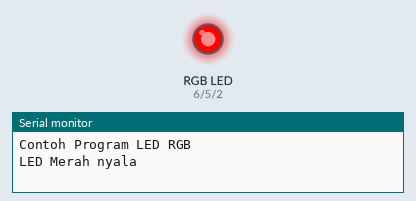
Recording of a sketch running on a simulated ESP32-S2. On the bench: an RGB LED mixed from three pins (HIGH = lit), the last lines printed to the serial monitor.

Above: at 0.5 s.
At 1.5 s:
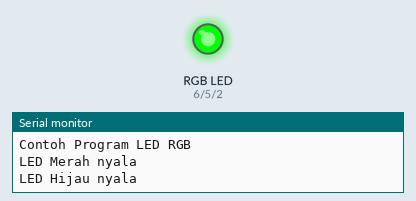
At 5.5 s:
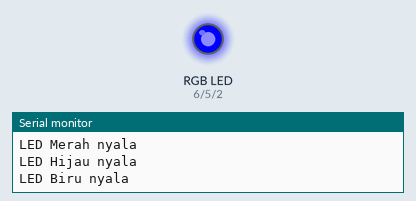
Timing chart, 0 to 6.9 s (numbered marks = the images above):
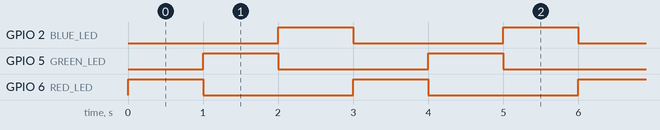

The sketch:

sketch.ino
```cpp
#include <Arduino.h>

#define RED_LED 6 // Led warna merah
#define GREEN_LED 5 // Led warna hijau
#define BLUE_LED 2 // Led warna biru

void setup() {
  Serial.begin(115200);
  pinMode(RED_LED, OUTPUT); // Atur pin-pin digital sebagai output
  pinMode(GREEN_LED, OUTPUT);
  pinMode(BLUE_LED, OUTPUT);
  Serial.println("Contoh Program LED RGB");
}

void rgbLED() {
  digitalWrite(RED_LED, HIGH);
  digitalWrite(GREEN_LED, LOW);
  digitalWrite(BLUE_LED, LOW);
  Serial.println("LED Merah nyala");
  delay(1000);

  digitalWrite(RED_LED, LOW);
  digitalWrite(GREEN_LED, HIGH);
  digitalWrite(BLUE_LED, LOW);
  Serial.println("LED Hijau nyala");
  delay(1000);

  digitalWrite(RED_LED, LOW);
  digitalWrite(GREEN_LED, LOW);
  digitalWrite(BLUE_LED, HIGH);
  Serial.println("LED Biru nyala");
  delay(1000);
}

void loop() {
  rgbLED();
}
```

Measured:
- by itself, GPIO 2 (BLUE_LED), GPIO 5 (GREEN_LED), GPIO 6 (RED_LED): alternates HIGH for 1.0 s and LOW for 2.0 s
- by itself, everything shown: repeats every 3.0 s, in 3 steps
